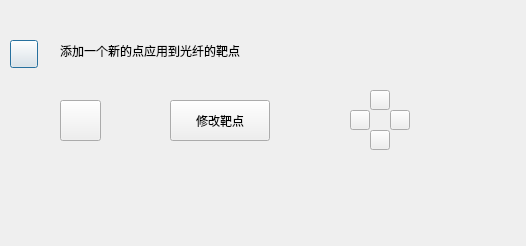
<?xml version="1.0" encoding="UTF-8"?>
<ui version="4.0">
 <class>PathAdjustment</class>
 <widget class="QDialog" name="PathAdjustment">
  <property name="geometry">
   <rect>
    <x>0</x>
    <y>0</y>
    <width>526</width>
    <height>246</height>
   </rect>
  </property>
  <property name="windowTitle">
   <string>Dialog</string>
  </property>
  <widget class="QPushButton" name="btn_Pathback">
   <property name="geometry">
    <rect>
     <x>10</x>
     <y>40</y>
     <width>28</width>
     <height>28</height>
    </rect>
   </property>
   <property name="text">
    <string/>
   </property>
   <property name="checkable">
    <bool>true</bool>
   </property>
  </widget>
  <widget class="QLabel" name="NewTarget">
   <property name="geometry">
    <rect>
     <x>60</x>
     <y>20</y>
     <width>391</width>
     <height>61</height>
    </rect>
   </property>
   <property name="text">
    <string>添加一个新的点应用到光纤的靶点</string>
   </property>
  </widget>
  <widget class="QPushButton" name="pushButton">
   <property name="geometry">
    <rect>
     <x>60</x>
     <y>100</y>
     <width>41</width>
     <height>41</height>
    </rect>
   </property>
   <property name="text">
    <string/>
   </property>
   <property name="checkable">
    <bool>true</bool>
   </property>
  </widget>
  <widget class="QPushButton" name="btn_up">
   <property name="geometry">
    <rect>
     <x>370</x>
     <y>90</y>
     <width>20</width>
     <height>20</height>
    </rect>
   </property>
   <property name="text">
    <string/>
   </property>
  </widget>
  <widget class="QPushButton" name="btn_left">
   <property name="geometry">
    <rect>
     <x>350</x>
     <y>110</y>
     <width>20</width>
     <height>20</height>
    </rect>
   </property>
   <property name="text">
    <string/>
   </property>
  </widget>
  <widget class="QPushButton" name="btn_down">
   <property name="geometry">
    <rect>
     <x>370</x>
     <y>130</y>
     <width>20</width>
     <height>20</height>
    </rect>
   </property>
   <property name="text">
    <string/>
   </property>
  </widget>
  <widget class="QPushButton" name="btn_right">
   <property name="geometry">
    <rect>
     <x>390</x>
     <y>110</y>
     <width>20</width>
     <height>20</height>
    </rect>
   </property>
   <property name="text">
    <string/>
   </property>
  </widget>
  <widget class="QPushButton" name="btn_target_2">
   <property name="geometry">
    <rect>
     <x>170</x>
     <y>100</y>
     <width>100</width>
     <height>41</height>
    </rect>
   </property>
   <property name="text">
    <string>修改靶点</string>
   </property>
  </widget>
 </widget>
 <resources/>
 <connections/>
</ui>
